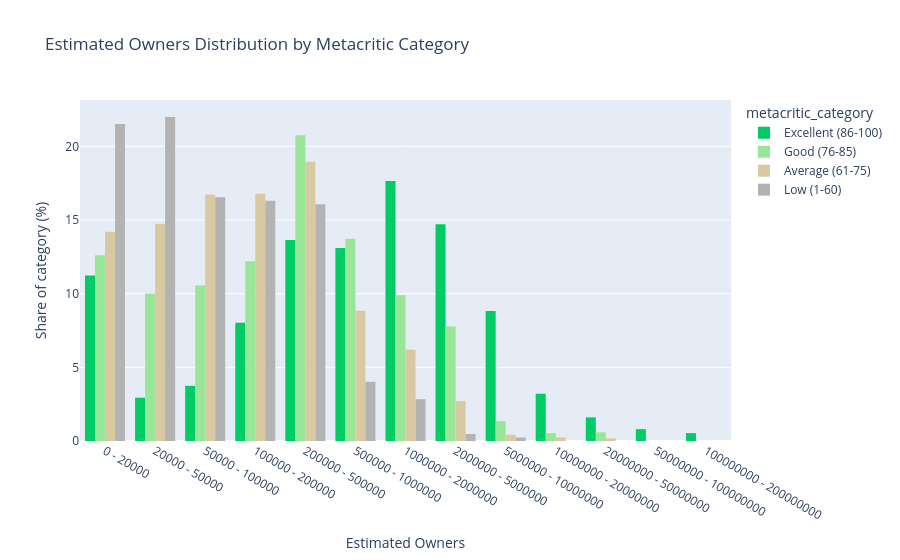

The notebook cell this image was saved under:
### Code cell
# Estimated owners distribution by Metacritic category

owner_order = [
    "0 - 20000",
    "20000 - 50000",
    "50000 - 100000",
    "100000 - 200000",
    "200000 - 500000",
    "500000 - 1000000",
    "1000000 - 2000000",
    "2000000 - 5000000",
    "5000000 - 10000000",
    "10000000 - 20000000",
    "20000000 - 50000000",
    "50000000 - 100000000"
]

fig = px.histogram(
    df_filtered,
    x="estimated_owners",
    color="metacritic_category",
    barmode="group",
    histnorm="percent",
    category_orders={
        "estimated_owners": owner_order,
        "metacritic_category": category_order
    },
    color_discrete_map=category_colors,
    title="Estimated Owners Distribution by Metacritic Category"
)

fig.update_layout(
    yaxis_title="Share of category (%)",
    xaxis_title="Estimated Owners"
)

fig.show()

### Figure 1 — Plotly figure (JSON) as saved in the notebook; plotly's stock layout.template omitted (floating-point values rounded to 4 significant figures; data arrays with more than 128 entries replaced by an {"elided": "..."} marker saying what was removed)
{"data": [{"alignmentgroup": "True", "bingroup": "x", "histnorm": "percent", "hovertemplate": "metacritic_category=Excellent (86-100)<br>estimated_owners=%{x}<br>percent=%{y}<extra></extra>", "legendgroup": "Excellent (86-100)", "marker": {"color": "#00cc66", "pattern": {"shape": ""}}, "name": "Excellent (86-100)", "offsetgroup": "Excellent (86-100)", "orientation": "v", "showlegend": true, "type": "histogram", "x": {"elided": "374 str values"}, "xaxis": "x", "yaxis": "y"}, {"alignmentgroup": "True", "bingroup": "x", "histnorm": "percent", "hovertemplate": "metacritic_category=Good (76-85)<br>estimated_owners=%{x}<br>percent=%{y}<extra></extra>", "legendgroup": "Good (76-85)", "marker": {"color": "#99e699", "pattern": {"shape": ""}}, "name": "Good (76-85)", "offsetgroup": "Good (76-85)", "orientation": "v", "showlegend": true, "type": "histogram", "x": {"elided": "1697 str values"}, "xaxis": "x", "yaxis": "y"}, {"alignmentgroup": "True", "bingroup": "x", "histnorm": "percent", "hovertemplate": "metacritic_category=Average (61-75)<br>estimated_owners=%{x}<br>percent=%{y}<extra></extra>", "legendgroup": "Average (61-75)", "marker": {"color": "#d9c9a3", "pattern": {"shape": ""}}, "name": "Average (61-75)", "offsetgroup": "Average (61-75)", "orientation": "v", "showlegend": true, "type": "histogram", "x": {"elided": "1662 str values"}, "xaxis": "x", "yaxis": "y"}, {"alignmentgroup": "True", "bingroup": "x", "histnorm": "percent", "hovertemplate": "metacritic_category=Low (1-60)<br>estimated_owners=%{x}<br>percent=%{y}<extra></extra>", "legendgroup": "Low (1-60)", "marker": {"color": "#b3b3b3", "pattern": {"shape": ""}}, "name": "Low (1-60)", "offsetgroup": "Low (1-60)", "orientation": "v", "showlegend": true, "type": "histogram", "x": {"elided": "423 str values"}, "xaxis": "x", "yaxis": "y"}], "layout": {"barmode": "group", "legend": {"title": {"text": "metacritic_category"}, "tracegroupgap": 0}, "title": {"text": "Estimated Owners Distribution by Metacritic Category"}, "xaxis": {"anchor": "y", "categoryarray": ["0 - 20000", "20000 - 50000", "50000 - 100000", "100000 - 200000", "200000 - 500000", "500000 - 1000000", "1000000 - 2000000", "2000000 - 5000000", "5000000 - 10000000", "10000000 - 20000000", "20000000 - 50000000", "50000000 - 100000000"], "categoryorder": "array", "domain": [0, 1], "title": {"text": "Estimated Owners"}}, "yaxis": {"anchor": "x", "domain": [0, 1], "title": {"text": "Share of category (%)"}}}}
